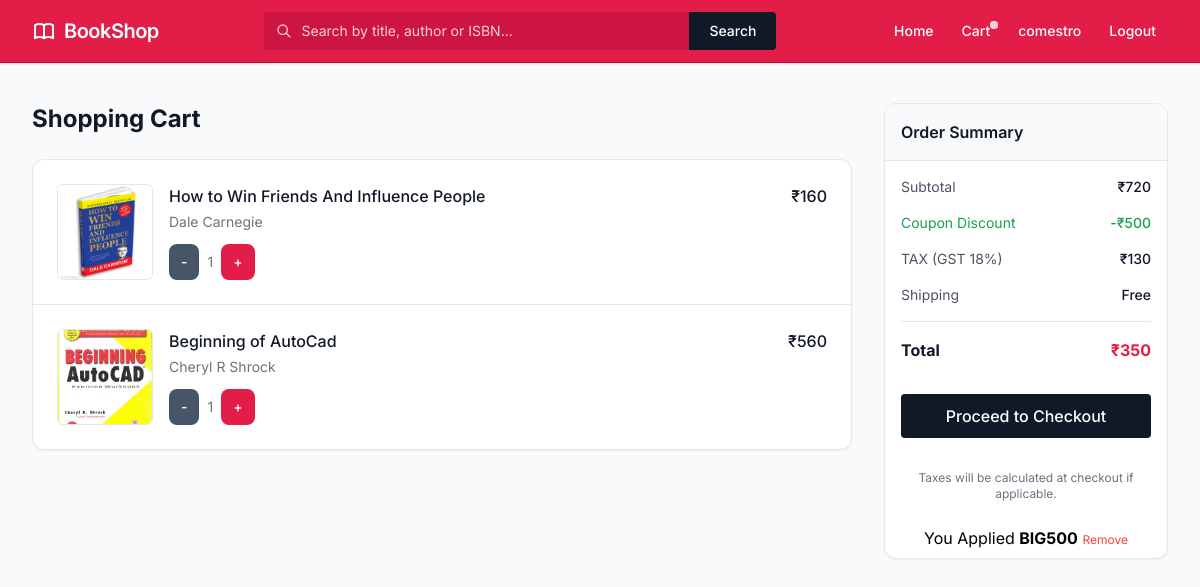
The page /cart/ (signed in) on the database as committed earlier.
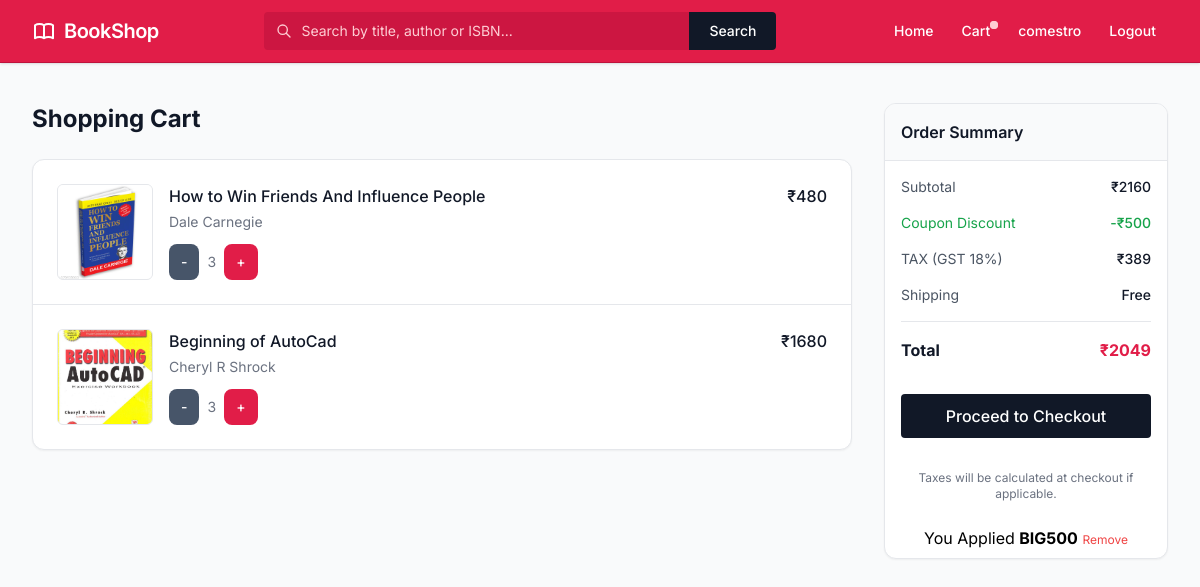
The same page on the database as committed later.
### ecom/models.py (models this page shows, shortened)
class OrderItem(models.Model):
    user_id = models.ForeignKey(User, on_delete=models.CASCADE)
    book_id = models.ForeignKey(Book, on_delete=models.CASCADE)
    order_id = models.ForeignKey(Order, on_delete=models.CASCADE)
    qty = models.IntegerField(default=1)
    is_ordered = models.BooleanField(default=False)
    def getItemPrice(self):
        return self.qty * self.book_id.price

class Book(models.Model):
    title = models.CharField(max_length=200)
    author = models.CharField(max_length=200)
    nop = models.IntegerField(default=0)
    isbn = models.CharField(max_length=200)
    publish_year = models.IntegerField()
    genre = models.ForeignKey(Genre, on_delete=models.CASCADE)
    cover_image = models.ImageField(upload_to="books/")
    price = models.IntegerField(null=True, blank=True)
    description = models.TextField(null=True, blank=True, default="N/A")

class Order(models.Model):
    user_id = models.ForeignKey(User, on_delete=models.CASCADE)
    coupon_id = models.ForeignKey(Coupon, on_delete=models.CASCADE,null=True, blank=True)
    address_id = models.ForeignKey(Address, on_delete=models.CASCADE,null=True, blank=True)
    is_ordered = models.BooleanField(default=False)
    def getSubTotal(self):
        total = 0
        for item in self.orderitem_set.all():
            total += item.getItemPrice()
        return total
    def getTotalTax(self):
        return round(0.18 * self.getSubTotal())
    def getShippingCharge(self):
        if self.getSubTotal() < 500:
            return 60
        else:
            return 0
    def getCouponDiscount(self):
        if self.coupon_id:
            return self.coupon_id.discount
        else:
            return 0
    def getPayableAmount(self):
        return (self.getSubTotal() + self.getTotalTax() + self.getShippingCharge()) - self.getCouponDiscount()

class Coupon(models.Model):
    code = models.CharField(max_length=200)
    discount = models.IntegerField()

### ecom/views.py (the view)
# urls.py: path('cart/', views.cart, name="cart"),
@login_required()
def cart(req):
    order = Order.objects.filter(user_id=req.user, is_ordered=False).first()
    order_items = OrderItem.objects.filter(order_id=order) if order else []
    data = {
        "order": order,
        "order_items": order_items,
    }
    return render(req, "cart.html", data)

### ecom/templates/cart.html (shortened to what the changed rows need)
<!DOCTYPE html>
<html lang="en">
<head>
{% load static %}
    <script src="https://cdn.tailwindcss.com"></script>
</head>
<body class="min-h-screen flex flex-col selection:bg-rose-100 selection:text-rose-900">
    <div class="max-w-[1400px] mx-auto w-full px-4 sm:px-6 lg:px-8 py-6 lg:py-10 flex flex-col lg:flex-row gap-6 lg:gap-8 flex-1">
        <main class="w-full lg:w-3/4 xl:w-4/5 flex flex-col gap-6">
            <h2 class="text-2xl font-bold text-gray-900">Shopping Cart</h2>
            <div class="bg-white rounded-xl shadow-sm border border-gray-200 overflow-hidden">
                {% if order_items %}
                    <ul class="divide-y divide-gray-200">
                        {% for item in order_items %}
                        <li class="flex py-6 px-4 sm:px-6">
                            <div class="h-24 w-24 flex-shrink-0 overflow-hidden rounded-md border border-gray-200 bg-gray-100">
                                {% if item.book_id.cover_image %}
                                    <img src="{{item.book_id.cover_image.url}}" alt="{{item.book_id.title}}" class="h-full w-full object-cover object-center">
                                {% else %}
                                    <div class="h-full w-full flex items-center justify-center text-gray-400 text-xs">No Cover</div>
                                {% endif %}
                            </div>
                            <div class="ml-4 flex flex-1 flex-col justify-between">
                                <div>
                                    <div class="flex justify-between text-base font-medium text-gray-900">
                                        <h3>
                                            <a href="{% url 'bookDetails' item.book_id.id %}" class="hover:text-rose-600 transition-colors">{{item.book_id.title}}</a>
                                        </h3>
                                        <p class="ml-4">₹{{item.getItemPrice}}</p>
                                    </div>
                                    <p class="mt-1 text-sm text-gray-500">{{item.book_id.author}}</p>
                                </div>
                                <div class="flex flex-1 items-end justify-between text-sm">
                                    <div class="flex items-center gap-2">
                                    <a href="{% url 'removeFromCart' item.book_id.id %}" class="font-medium px-3 py-2 rounded-lg bg-slate-600 text-white hover:bg-slate-500 transition-colors">-</a>
                                    <p class="text-gray-500">{{item.qty}}</p>
                                    <a href="{% url 'addToCart' item.book_id.id %}" class="font-medium px-3 py-2 rounded-lg bg-rose-600 text-white hover:bg-rose-500 transition-colors">+</a>
</div>
                                </div>
                            </div>
                        </li>
                        {% endfor %}
                    </ul>
                {% endif %}
            </div>
        </main>
        <aside class="w-full lg:w-1/4 xl:w-1/5 shrink-0">
            <div class="bg-white rounded-xl shadow-sm border border-gray-200 overflow-hidden sticky top-24">
                <div class="p-4 flex flex-col gap-4">
                    <div class="flex justify-between text-sm text-gray-600">
                        <span>Subtotal</span>
                        <span class="font-medium text-gray-900">₹{{order.getSubTotal}}</span>
                    </div>
                    {% if order.coupon_id %}
                     <div class="flex justify-between text-sm text-green-600">
                        <span>Coupon Discount</span>
                        <span class="font-medium text-green-600">-₹{{order.getCouponDiscount}}</span>
                    </div>
                    {% endif %}
                    <div class="flex justify-between text-sm text-gray-600">
                        <span>TAX (GST 18%)</span>
                        <span class="font-medium text-gray-900">₹{{order.getTotalTax}}</span>
                    </div>
                    <div class="border-t border-gray-200 text-center pt-4 flex justify-between text-base font-bold text-gray-900">
                        <span>Total</span>
                        <span class="text-rose-600">₹{{order.getPayableAmount}}</span>
                    </div>
                </div>
                {% if order.coupon_id %}
                    <p class="px-3 text-center py-2 ">You Applied <strong>{{order.coupon_id.code}}</strong> <a href="{% url 'removeCoupon' order.id %}" class="text-red-500 text-xs">Remove</a></p>
                {% endif %}
            </div>
        </aside>
    </div>
</body>
</html>

Rows that differ between the two databases and show on the page:
changed OrderItem "How to Win Friends And Influence People": getItemPrice "160" → "480"; qty "1" → "3"
changed OrderItem "Beginning of AutoCad": getItemPrice "560" → "1680"; qty "1" → "3"
changed Order "BIG500": getSubTotal "720" → "2160"; getTotalTax "130" → "389"; getPayableAmount "350" → "2049"
